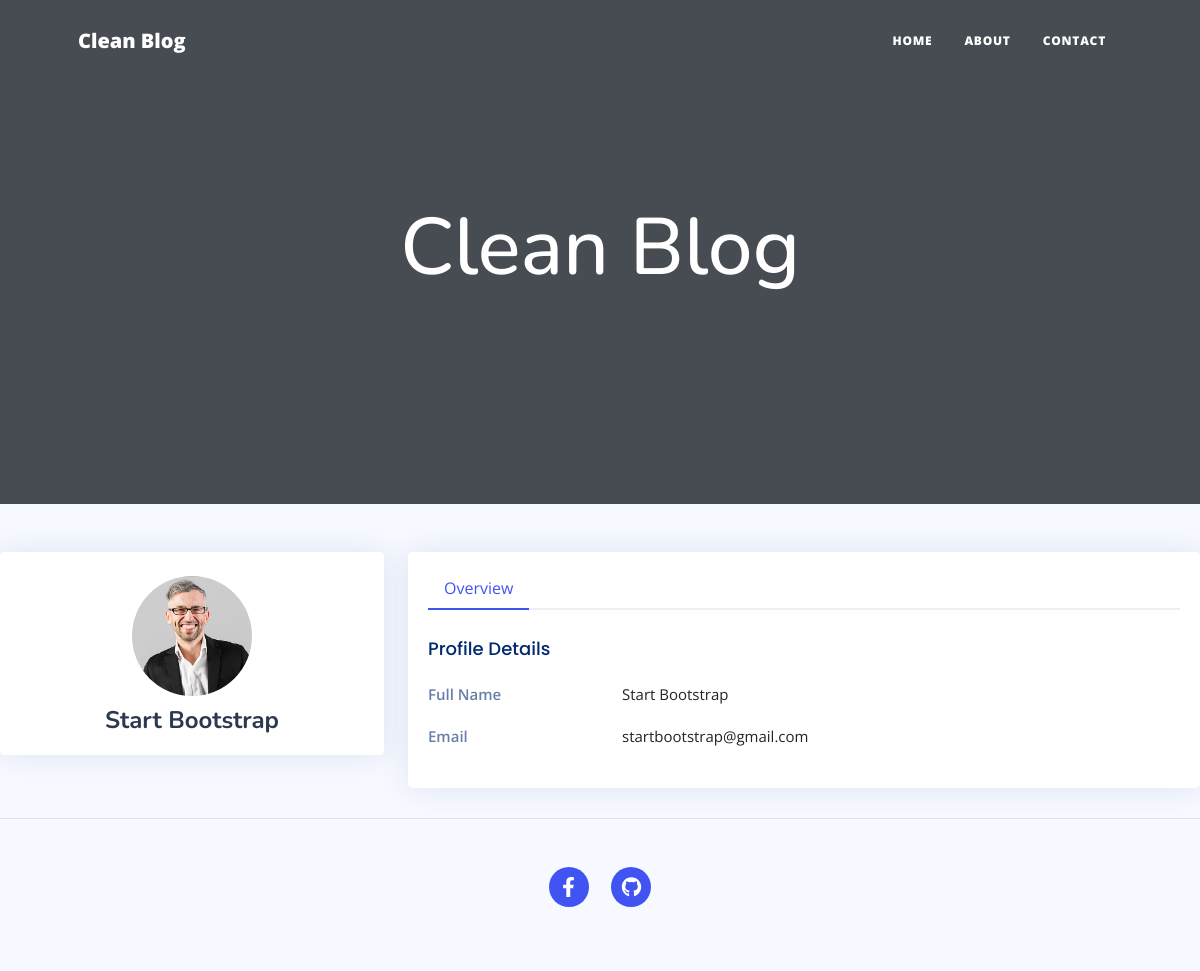
The app's page /profile/2/ with its own data.
### posts/models.py (models this page shows, shortened)
class CustomUser(AbstractUser):
    bio = models.TextField(blank=True, null=True)
    profile_picture = models.ImageField(
        upload_to="profile_pics/", blank=True, null=True
    )
    date_of_birth = models.DateField(blank=True, null=True)

### posts/views.py (the view)
# urls.py: path('profile/<int:user_id>/', views.profile, name='profile'),
def profile(request, user_id):
    user = CustomUser.objects.get(id=user_id)
    return render(request, "profile.html", {"title": user.username, 'user': user})

### templates/profile.html (shortened to what this page needs)
{% load static %}
<!DOCTYPE html>
<html lang="en">
    <head>
        <link href="{% static 'css/styles.css' %}" rel="stylesheet" />
        <link href="{% static 'assets/vendor/bootstrap/css/bootstrap.min.css' %}" rel="stylesheet">
        <link href="{% static 'assets/vendor/bootstrap-icons/bootstrap-icons.css' %}" rel="stylesheet">
        <link href="{% static 'assets/vendor/boxicons/css/boxicons.min.css' %}" rel="stylesheet">
        <link href="{% static 'assets/vendor/quill/quill.snow.css' %}" rel="stylesheet">
        <link href="{% static 'assets/vendor/quill/quill.bubble.css' %}" rel="stylesheet">
        <link href="{% static 'assets/vendor/remixicon/remixicon.css' %}" rel="stylesheet">
        <link href="{% static 'assets/vendor/simple-datatables/style.css' %}" rel="stylesheet">
        <link href="{% static 'assets/css/style.css' %}" rel="stylesheet">
    </head>
    <body>
        <nav class="navbar navbar-expand-lg navbar-light" id="mainNav">
            <div class="container px-4 px-lg-5">
                <a class="navbar-brand" href="{% url 'home' %}">Clean Blog</a>
                <div class="collapse navbar-collapse" id="navbarResponsive">
                    <ul class="navbar-nav ms-auto py-4 py-lg-0">
                        <li class="nav-item"><a class="nav-link px-lg-3 py-3 py-lg-4" href="{% url 'home' %}">Home</a></li>
                        <li class="nav-item"><a class="nav-link px-lg-3 py-3 py-lg-4" href="{% url 'about' %}">About</a></li>
                        <li class="nav-item"><a class="nav-link px-lg-3 py-3 py-lg-4" href="{% url 'contact' %}">Contact</a></li>
                    </ul>
                </div>
            </div>
        </nav>
        <header class="masthead">
            <div class="container position-relative px-4 px-lg-5">
                <div class="row gx-4 gx-lg-5 justify-content-center">
                    <div class="col-md-10 col-lg-8 col-xl-7">
                        <div class="site-heading">
                            <h1>Clean Blog</h1>
                        </div>
                    </div>
                </div>
            </div>
        </header>
<section class="section profile">
      <div class="row">
        <div class="col-xl-4">
          <div class="card">
            <div class="card-body profile-card pt-4 d-flex flex-column align-items-center">
              <img src="{{ user.profile_picture.url }}" alt="Profile" class="rounded-circle">
              <h2>{{ user.first_name }}  {{ user.last_name }}</h2>
            </div>
          </div>
        </div>
        <div class="col-xl-8">
          <div class="card">
            <div class="card-body pt-3">
              <ul class="nav nav-tabs nav-tabs-bordered">
                <li class="nav-item">
                  <button class="nav-link active" data-bs-toggle="tab" data-bs-target="#profile-overview">Overview</button>
                </li>
              </ul>
              <div class="tab-content pt-2">
                <div class="tab-pane fade show active profile-overview" id="profile-overview">
                  <h5 class="card-title">Profile Details</h5>
                  <div class="row">
                    <div class="col-lg-3 col-md-4 label ">Full Name</div>
                    <div class="col-lg-9 col-md-8">{{ user.first_name }}  {{ user.last_name }}</div>
                  </div>
                  <div class="row">
                    <div class="col-lg-3 col-md-4 label">Email</div>
                    <div class="col-lg-9 col-md-8">{{ user.email }}</div>
                  </div>
                </div>
              </div>
            </div>
          </div>
        </div>
      </div>
    </section>
        <footer class="border-top">
            <div class="container px-4 px-lg-5">
                <div class="row gx-4 gx-lg-5 justify-content-center">
                    <div class="col-md-10 col-lg-8 col-xl-7">
                        <ul class="list-inline text-center">
                            <li class="list-inline-item">
                                <a href="https://www.facebook.com/abubakerKhaled11" target="_blank|_self|_parent|_top|framename">
                                    <span class="fa-stack fa-lg">
                                        <i class="fas fa-circle fa-stack-2x"></i>
                                        <i class="fab fa-facebook-f fa-stack-1x fa-inverse"></i>
                                    </span>
                                </a>
                            </li>
                            <li class="list-inline-item">
                                <a href="https://github.com/abubakerKhaled" target="_blank|_self|_parent|_top|framename">
                                    <span class="fa-stack fa-lg">
                                        <i class="fas fa-circle fa-stack-2x"></i>
                                        <i class="fab fa-github fa-stack-1x fa-inverse"></i>
                                    </span>
                                </a>
                            </li>
                        </ul>
                    </div>
                </div>
            </div>
        </footer>
    </body>
</html>

### static/assets/css/style.css (style rules this page uses)
:root { scroll-behavior: smooth; }
body { font-family: "Open Sans", sans-serif; background: #f6f9ff; color: #444444; }
a { color: #4154f1; text-decoration: none; }
h1, h2, h3, h4, h5, h6 { font-family: "Nunito", sans-serif; }
.card { margin-bottom: 30px; border: none; border-radius: 5px; box-shadow: 0px 0 30px rgba(1, 41, 112, 0.1); }
.card-title { padding: 20px 0 15px 0; font-size: 18px; font-weight: 500; color: #012970; font-family: "Poppins", sans-serif; }
.card-body { padding: 0 20px 20px 20px; }
.nav-tabs-bordered { border-bottom: 2px solid #ebeef4; }
.nav-tabs-bordered .nav-link { margin-bottom: -2px; border: none; color: #2c384e; }
.nav-tabs-bordered .nav-link.active { background-color: #fff; color: #4154f1; border-bottom: 2px solid #4154f1; }
.profile .profile-card img { max-width: 120px; }
.profile .profile-card h2 { font-size: 24px; font-weight: 700; color: #2c384e; margin: 10px 0 0 0; }
.profile .profile-overview .row { margin-bottom: 20px; font-size: 15px; }
.profile .profile-overview .card-title { color: #012970; }
.profile .profile-overview .label { font-weight: 600; color: rgba(1, 41, 112, 0.6); }

### records on screen
CustomUser: profile_picture (picture), first_name "Start", last_name "Bootstrap", email "startbootstrap@gmail.com"
